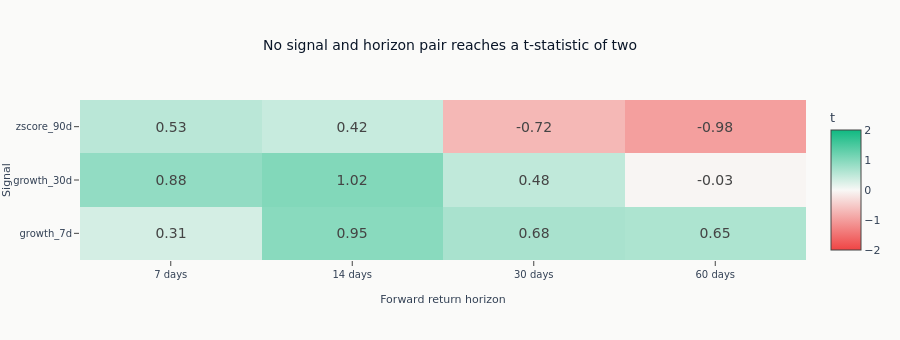

Here is the notebook cell this chart was saved with:
### Markdown cell above
Reading the correlations and the t-statistics side by side is the point of the table. The
largest correlation in it is the one a pitch deck would lead with; its t-statistic is the reason
not to.

### Code cell
grid = relationships.pivot(on="horizon_days", index="signal", values="t_statistic")
signals_order = list(SIGNALS)
fig = go.Figure(
    go.Heatmap(
        z=[grid.filter(pl.col("signal") == s).drop("signal").row(0) for s in signals_order],
        x=[f"{h} days" for h in HORIZONS],
        y=signals_order,
        colorscale=[[0.0, COLORS["negative"]], [0.5, COLORS["silver"]], [1.0, COLORS["positive"]]],
        zmid=0,
        zmin=-2,
        zmax=2,
        text=[
            [f"{v:.2f}" for v in grid.filter(pl.col("signal") == s).drop("signal").row(0)]
            for s in signals_order
        ],
        texttemplate="%{text}",
        textfont={"size": 14},
        colorbar=dict(title="t"),
    )
)
fig.update_layout(
    title="No signal and horizon pair reaches a t-statistic of two",
    xaxis_title="Forward return horizon",
    yaxis_title="Signal",
    height=340,
)
show_plotly_with_alt(
    fig,
    "Heatmap of overlap-corrected t-statistics for three TVL signals against four forward-return "
    "horizons, on a diverging scale bounded at plus and minus two. Every cell sits well inside "
    "the bounds and the colours are pale throughout.",
)

### Figure 1 — Plotly figure (JSON) as saved in the notebook; plotly's stock layout.template omitted (floating-point values rounded to 4 significant figures)
{"data": [{"colorbar": {"title": {"text": "t"}}, "colorscale": [[0.0, "#ef4444"], [0.5, "#F8F8F6"], [1.0, "#10b981"]], "text": [["0.31", "0.95", "0.68", "0.65"], ["0.88", "1.02", "0.48", "-0.03"], ["0.53", "0.42", "-0.72", "-0.98"]], "textfont": {"size": 14}, "texttemplate": "%{text}", "type": "heatmap", "x": ["7 days", "14 days", "30 days", "60 days"], "y": ["growth_7d", "growth_30d", "zscore_90d"], "z": [[0.3141, 0.9541, 0.6826, 0.6469], [0.8781, 1.018, 0.4807, -0.03049], [0.5338, 0.4184, -0.7159, -0.9849]], "zmax": 2, "zmid": 0, "zmin": -2}], "layout": {"height": 340, "title": {"text": "No signal and horizon pair reaches a t-statistic of two"}, "xaxis": {"title": {"text": "Forward return horizon"}}, "yaxis": {"title": {"text": "Signal"}}}}
